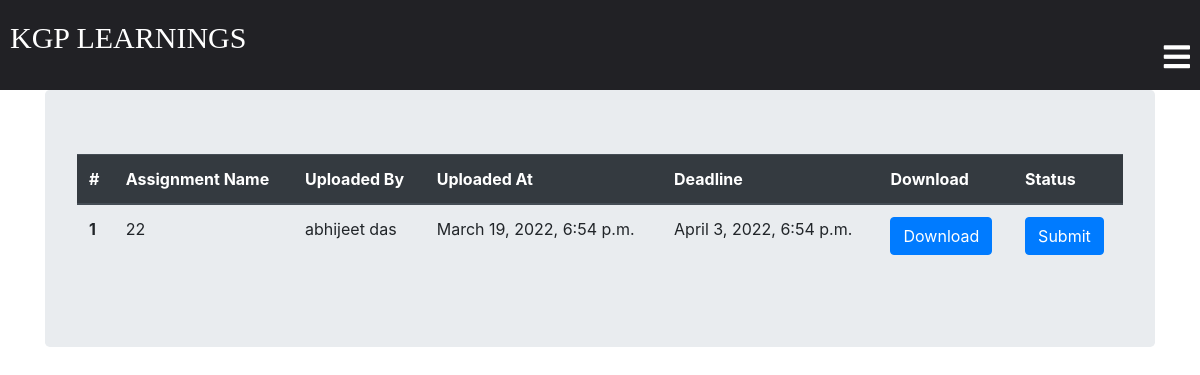
The app's page /classroom/class_assignment/ (signed in) with its own data.
### classroom/models.py (models this page shows, shortened)
class ClassAssignment(models.Model):
    student = models.ManyToManyField(Student,related_name='student_assignment')
    teacher = models.ForeignKey(Teacher,related_name='teacher_assignment',on_delete=models.CASCADE)
    created_at = models.DateTimeField(auto_now=True)
    assignment_name = models.CharField(max_length=250)
    assignment = models.FileField(upload_to='assignments')
    PublishedAt = models.DateTimeField(auto_now=False, null=True)
    Deadline = models.DateTimeField(auto_now=False, null=True)
    class Meta:
        ordering = ['-created_at']

class Teacher(models.Model):
    user = models.OneToOneField(User,on_delete=models.CASCADE,primary_key=True,related_name='Teacher')
    name = models.CharField(max_length=250)
    subject_name = models.CharField(max_length=250)
    email = models.EmailField(max_length=254)
    phone = models.IntegerField()
    teacher_profile_pic = models.ImageField(upload_to="classroom/teacher_profile_pic",blank=True)
    class_students = models.ManyToManyField(Student,through="StudentsInClass")
    def __str__(self):
        return self.name

### classroom/views.py (the view)
@login_required
def class_assignment(request):
    student = request.user.Student
    assignments = SubmitAssignment.objects.filter(student=student)
    currentDateTime = datetime.datetime.now()
    assignment_list = [x.submitted_assignment for x in assignments]
    return render(request, 'classroom/class_assignment.html', {'student': student, 'assignment_list': assignment_list, 'currentDateTime': currentDateTime})

### template/classroom/class_assignment.html (shortened to what this page needs)
{% extends 'classroom/base.html' %}
{% block content %}
<div class="container">
  <div class="jumbotron">
{% if student.student_assignment.count == 0 %}
  <h2>No assignments Yet</h2>
{% else %}
  <table class="table">
    <thead class="thead-dark">
      <tr>
        <th scope="col">#</th>
        <th scope="col">Assignment Name</th>
        <th scope="col">Uploaded By</th>
        <th scope="col">Uploaded At</th>
        <th scope="col">Deadline</th>
        <th scope="col">Download</th>
        <th scope="col">Status</th>
      </tr>
    </thead>
    <tbody>
      {% for assignment in student.student_assignment.all %}
      {% if assignment.PublishedAt.date < currentDateTime.date and assignment.PublishedAt.time <= currentDateTime.time %}
        <tr>
          <th scope="row">{{ forloop.counter }}</th>
          <td>{{ assignment.assignment_name }}</td>
          <td>{{ assignment.teacher }}</td>
          <td>{{ assignment.PublishedAt }}</td>
          <td>{{ assignment.Deadline }}</td>
          <td><a href="{{ assignment.assignment.url }}" class="btn btn-primary" target="_blank">Download</a></td>
          {% if assignment in assignment_list %}
            <td>Submitted</td>
          {% else %}
          <td><a href="{% url 'classroom:submit_assignment' id=assignment.id %}" class="btn btn-primary">Submit</a></td>
          {% endif %}
        </tr>
        {% endif %}
      {% endfor %}
    </tbody>
  </table>
{% endif %}
</div>
</div>
{% endblock %}

### records on screen
ClassAssignment: assignment_name "22", teacher "abhijeet das", PublishedAt "March 19, 2022, 6:54 p.m.", Deadline "April 3, 2022, 6:54 p.m."
